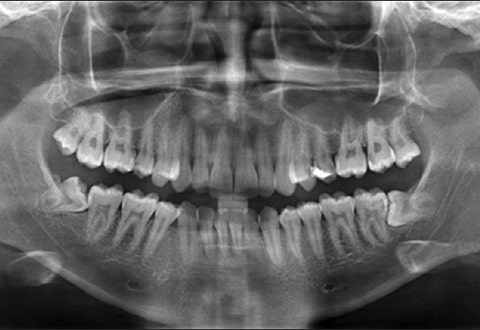
#> input picture input_image/opg.jpg, 480 x 330 px
$ python analyse_images.py   (older library calls are emulated)
#> lines starting #> are read from the running program, lines starting #| are printed output that depends on the picture; after the words box and inside, x2 and y2 are one past the last pixel; in counts of white or black regions, pixels touching at a corner belong together
### tensorflow_enhancement/test_model.py
import numpy as np
import tensorflow as tf
from .models import resnet
import os
import sys
import cv2

def enhance_wheels(image):
    image = cv2.cvtColor(image, cv2.COLOR_BGR2RGB)

    IMAGE_HEIGHT = image.shape[0]
    IMAGE_WIDTH = image.shape[1]
    IMAGE_SIZE = IMAGE_HEIGHT*IMAGE_WIDTH*3

    tf.compat.v1.disable_v2_behavior()
    # create placeholders for input images
    x_ = tf.compat.v1.placeholder(tf.float32, [None, IMAGE_SIZE])
    x_image = tf.reshape(x_, [-1, IMAGE_HEIGHT, IMAGE_WIDTH, 3])

    enhanced = resnet(x_image)

    gpu_options = tf.compat.v1.GPUOptions(per_process_gpu_memory_fraction=0.2)

    with tf.compat.v1.Session(config=tf.compat.v1.ConfigProto(gpu_options=gpu_options)) as sess:
        saver = tf.compat.v1.train.Saver()
        path_to_model = "tensorflow_enhancement/enhancement_model/model"
        saver.restore(sess, path_to_model)

        image = image/255

        enhanced = sess.run(enhanced, feed_dict={x_: np.reshape(image, [1, IMAGE_SIZE])})
        enhanced_image = np.reshape(enhanced, [IMAGE_HEIGHT, IMAGE_WIDTH, 3])

        enhanced_image[np.where(enhanced_image < 0.0)] = 0.0
        enhanced_image[np.where(enhanced_image > 1.0)] = 1.0

        result = cv2.cvtColor(enhanced_image, cv2.COLOR_RGB2BGR) * 255
        result = cv2.normalize(src=result, dst=None, alpha=0, beta=255, norm_type=cv2.NORM_MINMAX, dtype=cv2.CV_8U)
        # result = enhanced_image *255

    tf.compat.v1.reset_default_graph()
    return result


# [7 lines that do not run on import are left out]


### analyse_images.py
#!/usr/bin/env python3
# -*- coding: utf-8 -*-
"""
Created on Mon Oct 18 19:46:07 2021

@author: danijelmisulic
"""
import os
import subprocess
import numpy as np
import cv2
from tensorflow_enhancement.test_model import enhance_wheels


#Auto exposure leveling through image magick
def apply_magick_exposure(image_path):
    cmd = "convert " + image_path + " -auto-level -auto-gamma output/image_magick_applied.png"
    subprocess.call(cmd, shell=True)

#Image preprocessing through predefined raw therapee profile
def raw_therapee_preprocessing(image_path, output_folder):
    cmd = "rawtherapee-cli -o " + output_folder + "/raw_therapee_applied.jpg" + " -p raw_therapee_profiles/profile.pp3 -n -Y -c " + image_path
    subprocess.run(cmd.split(" "))

#Opencv CLAHE thresholding of image
def apply_clahe(image):
    lab= cv2.cvtColor(image, cv2.COLOR_BGR2LAB)
    l, a, b = cv2.split(lab)
    clahe = cv2.createCLAHE(clipLimit=5.0, tileGridSize=(8,8))
    cl = clahe.apply(l)

    limg = cv2.merge((cl,a,b))
    out = cv2.cvtColor(limg, cv2.COLOR_LAB2BGR)

    return out

#Getting information on image brightness (bonus)
def calculate_brightness(image):
    YCrCbImage = cv2.cvtColor(image, cv2.COLOR_BGR2YCR_CB)
    Y,Cr,Cb = cv2.split(YCrCbImage)
    mean_Y = np.mean(Y)
    return mean_Y


if __name__ == "__main__":
    path_to_input_image = "input_image/opg.jpg"
    path_to_output_folder = "output"
    os.makedirs(path_to_output_folder, exist_ok=True)

    image = cv2.imread(path_to_input_image)
#> image is the input picture: shape (330, 480, 3); mean B, G, R 97.5, 97.5, 97.5
    brightness = calculate_brightness(image)
#> in calculate_brightness, `YCrCbImage = cv2.cvtColor(image, cv2.COLOR_BGR2YCR_CB)`: YCrCbImage: shape (330, 480, 3); mean of channels 0, 1, 2 97.5, 128, 128
#> in calculate_brightness, `Y,Cr,Cb = cv2.split(YCrCbImage)`:
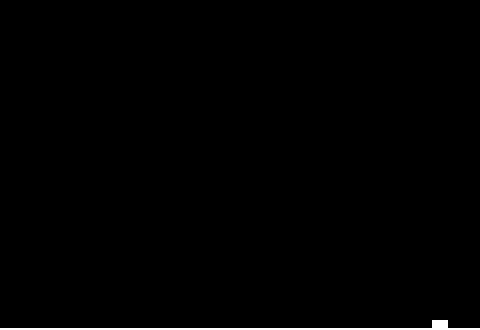
#> Cr: shape (330, 480); values 128 (black) and 129 (white), 0.69% white; 1 white region, box (x1, y1, x2, y2) and area: (0, 320, 480, 330) 1088
#> in calculate_brightness, `Y,Cr,Cb = cv2.split(YCrCbImage)`: Cb: shape (330, 480); every value is 128
#> in calculate_brightness, `mean_Y = np.mean(Y)`: mean_Y = 97.54
#> brightness = 97.54

    result = apply_clahe(image)
#> in apply_clahe, `lab= cv2.cvtColor(image, cv2.COLOR_BGR2LAB)`: lab: shape (330, 480, 3); mean of channels 0, 1, 2 103.8, 128, 128
#> in apply_clahe, `l, a, b = cv2.split(lab)`:
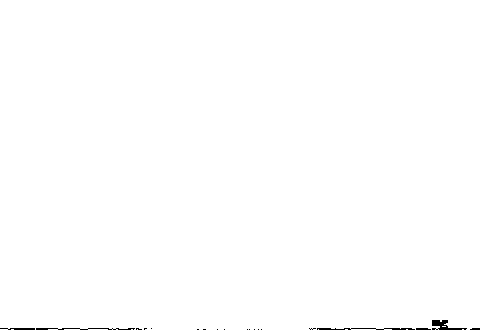
#> b: shape (330, 480); values 127 (black) and 128 (white), 99.7% white; 19 black regions (14 under 20 px), largest, box (x1, y1, x2, y2) and area: (432, 320, 467, 330) 160, (317, 328, 415, 330) 132, (36, 328, 135, 330) 119, (0, 328, 35, 330) 57, (416, 328, 431, 330) 27
#> in apply_clahe, `cl = clahe.apply(l)`:
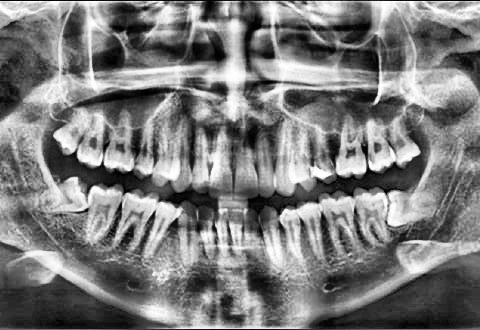
#> cl: shape (330, 480); min 0, max 255, mean 123.1
#> in apply_clahe, `limg = cv2.merge((cl,a,b))`: limg: shape (330, 480, 3); mean of channels 0, 1, 2 123.1, 128, 128
    cv2.imwrite(path_to_output_folder + "/open_cv_applied.png", result)

    apply_magick_exposure(path_to_input_image)

    raw_therapee_preprocessing(path_to_input_image, path_to_output_folder)

    result = enhance_wheels(image)
#> (the run stopped early here; a loop or call above may not have finished)
